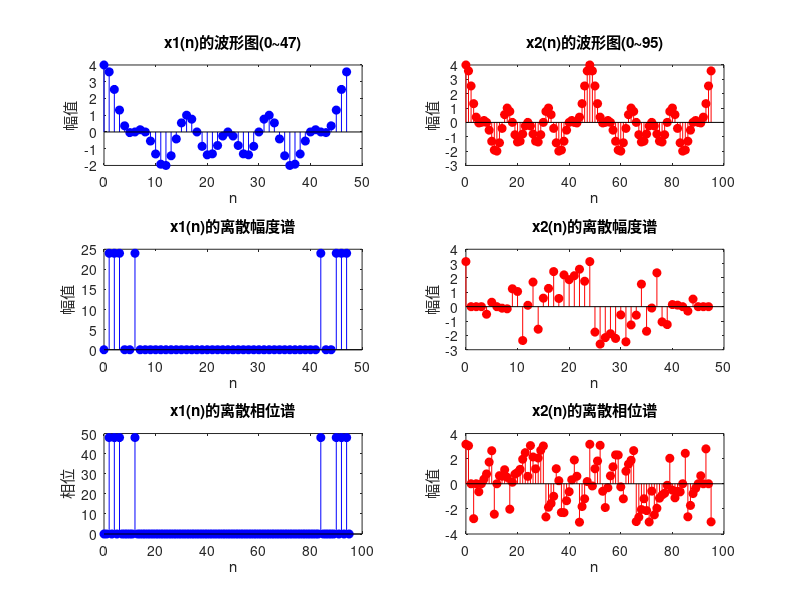

Write the MATLAB code that produced this figure.
n = 0:96;
xn = cos(pi/4 * n) + cos(pi/8 * n) + cos(pi/12 * n) + cos(pi/24 * n);

%第一题
xn1 = xn(1:48);
xn2 = xn(1:96);
figure(1);
subplot(321)
stem(0:length(xn1)-1,xn1,"b","filled");
xlabel("n");
ylabel("幅值");
title("x1(n)的波形图(0~47)")
subplot(322)
stem(0:length(xn2)-1,xn2,"r","filled");
xlabel("n");
ylabel("幅值");
title("x2(n)的波形图(0~95)")

%第二题
N1=48;
N2=96;
xk1=fft(xn1,N1);
xk2=fft(xn2,N2);

subplot(323)
stem(0:length(xk1)-1,abs(xk1),"b","filled");
xlabel("n");
ylabel("幅值");
title("x1(n)的离散幅度谱")
subplot(324)
stem(0:length(xk1)-1,angle(xk1),"r","filled");
xlabel("n");
ylabel("幅值");
title("x2(n)的离散幅度谱")

subplot(325)
stem(0:length(xk2)-1,abs(xk2),"b","filled");
xlabel("n");
ylabel("相位");
title("x1(n)的离散相位谱")
subplot(326)
stem(0:length(xk2)-1,angle(xk2),"r","filled");
xlabel("n");
ylabel("幅值");
title("x2(n)的离散相位谱")
